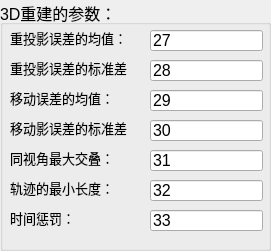
    <widget class="QGroupBox" name="groupBox_7">
     <property name="geometry">
      <rect>
       <x>620</x>
       <y>10</y>
       <width>271</width>
       <height>251</height>
      </rect>
     </property>
     <property name="font">
      <font>
       <pointsize>12</pointsize>
      </font>
     </property>
     <property name="title">
      <string>3D重建的参数：</string>
     </property>
     <property name="checkable">
      <bool>false</bool>
     </property>
     <property name="checked">
      <bool>false</bool>
     </property>
     <widget class="QLineEdit" name="lineEdit_28">
      <property name="geometry">
       <rect>
        <x>150</x>
        <y>30</y>
        <width>113</width>
        <height>21</height>
       </rect>
      </property>
      <property name="text">
       <string>27</string>
      </property>
     </widget>
     <widget class="QLabel" name="label_28">
      <property name="geometry">
       <rect>
        <x>10</x>
        <y>30</y>
        <width>121</width>
        <height>16</height>
       </rect>
      </property>
      <property name="font">
       <font>
        <pointsize>10</pointsize>
       </font>
      </property>
      <property name="text">
       <string>重投影误差的均值：</string>
      </property>
     </widget>
     <widget class="QLabel" name="label_29">
      <property name="geometry">
       <rect>
        <x>10</x>
        <y>60</y>
        <width>121</width>
        <height>16</height>
       </rect>
      </property>
      <property name="font">
       <font>
        <pointsize>10</pointsize>
       </font>
      </property>
      <property name="text">
       <string>重投影误差的标准差：</string>
      </property>
     </widget>
     <widget class="QLineEdit" name="lineEdit_29">
      <property name="geometry">
       <rect>
        <x>150</x>
        <y>60</y>
        <width>113</width>
        <height>21</height>
       </rect>
      </property>
      <property name="text">
       <string>28</string>
      </property>
     </widget>
     <widget class="QLabel" name="label_30">
      <property name="geometry">
       <rect>
        <x>10</x>
        <y>90</y>
        <width>121</width>
        <height>16</height>
       </rect>
      </property>
      <property name="font">
       <font>
        <pointsize>10</pointsize>
       </font>
      </property>
      <property name="text">
       <string>移动误差的均值：</string>
      </property>
     </widget>
     <widget class="QLineEdit" name="lineEdit_30">
      <property name="geometry">
       <rect>
        <x>150</x>
        <y>90</y>
        <width>113</width>
        <height>21</height>
       </rect>
      </property>
      <property name="text">
       <string>29</string>
      </property>
     </widget>
     <widget class="QLabel" name="label_31">
      <property name="geometry">
       <rect>
        <x>10</x>
        <y>120</y>
        <width>121</width>
        <height>16</height>
       </rect>
      </property>
      <property name="font">
       <font>
        <pointsize>10</pointsize>
       </font>
      </property>
      <property name="text">
       <string>移动影误差的标准差：</string>
      </property>
     </widget>
     <widget class="QLineEdit" name="lineEdit_31">
      <property name="geometry">
       <rect>
        <x>150</x>
        <y>120</y>
        <width>113</width>
        <height>21</height>
       </rect>
      </property>
      <property name="text">
       <string>30</string>
      </property>
     </widget>
     <widget class="QLabel" name="label_32">
      <property name="geometry">
       <rect>
        <x>10</x>
        <y>150</y>
        <width>121</width>
        <height>16</height>
       </rect>
      </property>
      <property name="font">
       <font>
        <pointsize>10</pointsize>
       </font>
      </property>
      <property name="text">
       <string>同视角最大交叠：</string>
      </property>
     </widget>
     <widget class="QLineEdit" name="lineEdit_32">
      <property name="geometry">
       <rect>
        <x>150</x>
        <y>150</y>
        <width>113</width>
        <height>21</height>
       </rect>
      </property>
      <property name="text">
       <string>31</string>
      </property>
     </widget>
     <widget class="QLineEdit" name="lineEdit_33">
      <property name="geometry">
       <rect>
        <x>150</x>
        <y>180</y>
        <width>113</width>
        <height>21</height>
       </rect>
      </property>
      <property name="text">
       <string>32</string>
      </property>
     </widget>
     <widget class="QLabel" name="label_33">
      <property name="geometry">
       <rect>
        <x>10</x>
        <y>180</y>
        <width>121</width>
        <height>16</height>
       </rect>
      </property>
      <property name="font">
       <font>
        <pointsize>10</pointsize>
       </font>
      </property>
      <property name="text">
       <string>轨迹的最小长度：</string>
      </property>
     </widget>
     <widget class="QLineEdit" name="lineEdit_34">
      <property name="geometry">
       <rect>
        <x>150</x>
        <y>210</y>
        <width>113</width>
        <height>21</height>
       </rect>
      </property>
      <property name="text">
       <string>33</string>
      </property>
     </widget>
     <widget class="QLabel" name="label_34">
      <property name="geometry">
       <rect>
        <x>10</x>
        <y>210</y>
        <width>121</width>
        <height>16</height>
       </rect>
      </property>
      <property name="font">
       <font>
        <pointsize>10</pointsize>
       </font>
      </property>
      <property name="text">
       <string>时间惩罚：</string>
      </property>
     </widget>
    </widget>
